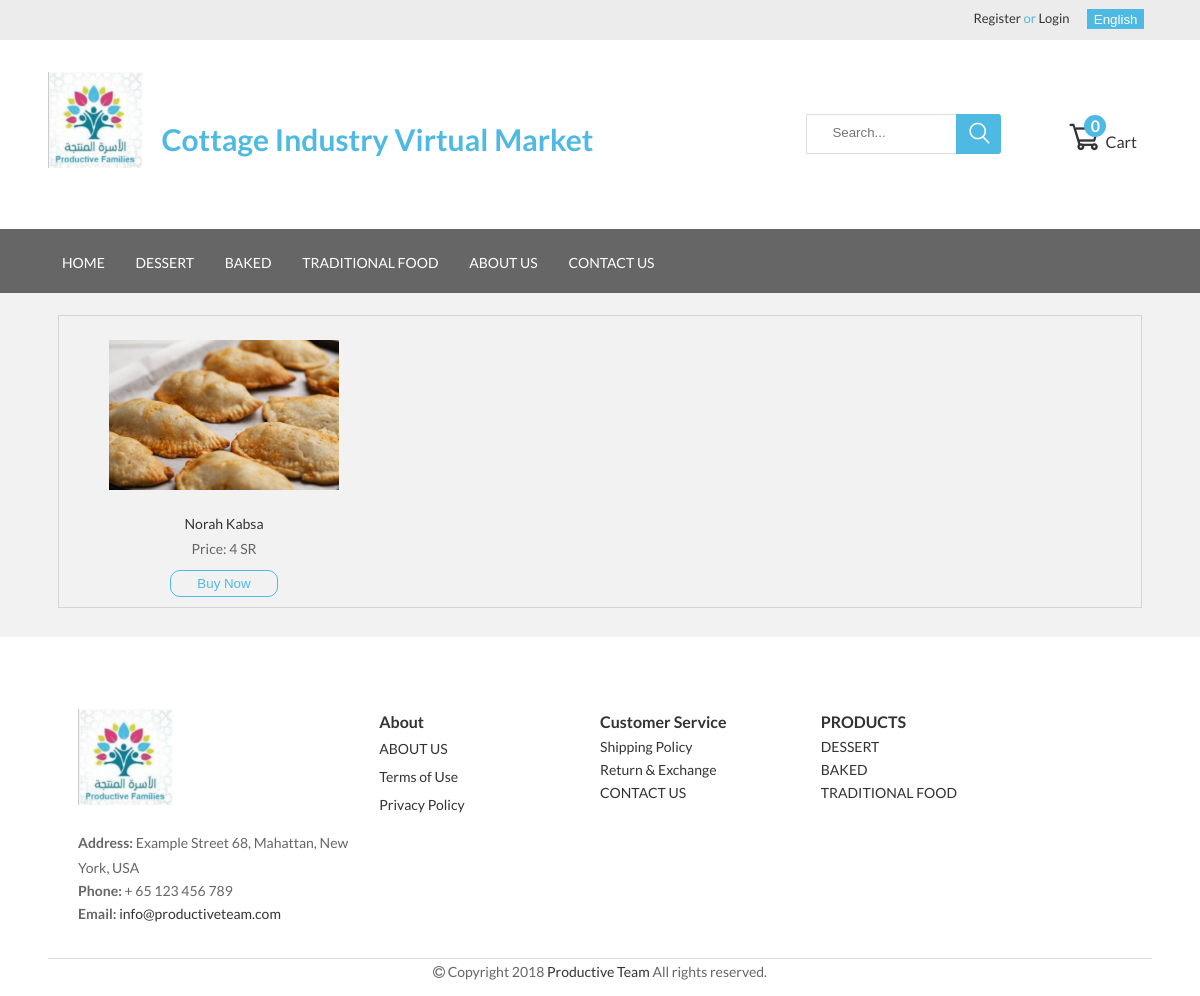
The page /desserts.php on the database its author committed.
### tables this page shows
CREATE TABLE `products` (
  `id` int(11) NOT NULL,
  `name` varchar(50) DEFAULT NULL,
  `name_ar` varchar(50) NOT NULL,
  `description` varchar(500) DEFAULT NULL,
  `description_ar` varchar(500) NOT NULL,
  `price` int(11) DEFAULT NULL,
  `image` varchar(50) DEFAULT NULL,
  `date_added` datetime NOT NULL,
  `stock_id` int(11) DEFAULT NULL,
  `product_type_id` int(11) DEFAULT NULL,
  `added_by` int(11) NOT NULL
);

### desserts.php (the view, shortened to what this page needs)
<?php include 'includes/config.php';
include 'header.php';
$queryDesert = "select * from products where product_type_id=3";
$resultDesert = mysqli_query($con, $queryDesert);
?>
<head>
</head>
<body>
    <div class="container">
        <div class="sections">
            <div class="secBx">
            <?php
            if(mysqli_num_rows($resultDesert) > 0) {
                while ($rowDesert = $resultDesert->fetch_array()) {
            ?>
            <div class="secItm">
                <div class="product-media">
                    <figure>
                        <a href='product_detail.php?prodId=<?php echo $rowDesert['id']; ?>'><img
                                src="assets/uploads/<?php echo $rowDesert['image']; ?>"
                                alt="feature" style="width:230px;height:150px">
                        </a>
                    </figure>
                </div>
                <center>
                <a href="product_detail.php?prodId=<?php echo $rowDesert['id']; ?>"
                   class="feature-slide-name"><?php echo $rowDesert['name']; ?></a><br>
                <div class="feature-slide-cost">
                    <span class="price"><?php echo $lang['price']; ?>: <?php echo $rowDesert['price']. ' ' . $lang['currency']; ?></span>
                </div>
                <div class="cartBtn">
                    <a href="product_detail.php?prodId=<?php echo $rowDesert['id']; ?>"><input type="button" value="<?php echo $lang['add_to_cart']; ?>"/></a>
                </div>
                </center>
            </div>
                <?php }
                }else{
                    echo '<br><br><h2 class="no_msg">'.$lang['no_product'].'</h2><br><br>';
                }
                ?>
            </div>
        </div>
    </div>
</body>
<?php include 'footer.php' ?>

### assets/css/style.css (style rules this page uses)
* { box-sizing: border-box; }
html { overflow-x: hidden; }
body { font-family: "Lato", sans-serif; font-size: 14px; line-height: 25px; color: #666666; width: 100%; margin: 0 auto; overflow-x: hidden; background-color: #f2f2f2; }
.container { padding: 12px; margin-left:3% !important; margin-right:3% !important; }
img { max-width: 100%; }
a { color: #333; -webkit-transition: all 0.3s ease-in-out 0s; -moz-transition: all 0.3s ease-in-out 0s; -ms-transition: all 0.3s ease-in-out 0s; -o-transition: all 0.3s ease-in-out 0s; transition: all 0.3s ease-in-out 0s; text-decoration: none; }

### desserts.php (style rules this page uses)
.sections { padding: 10px; }
.secBx { width:100%; border: 1px solid #d4d4d4; display: inline-block; }
.secItm { float: left; margin: 10px; }
.cartBtn input { width: 35%; background: rgba(3,2,1,0); border: 1px solid #4ebae3; border-radius: 10px; padding: 5px 10px; color: #4ebae3; margin-top: 3%; cursor: pointer; }

### rows shown on the page
products: image (picture), name "Norah Kabsa", price "4"

### other values the page prints
$lang['register'] "Register"
$lang['login'] "Login"
$lang['webname'] "Cottage Industry Virtual Market"
$lang['cart'] "Cart"
$total_quantity "0"
$lang['home'] "HOME"
$lang['dessert'] "DESSERT"
$lang['baked'] "BAKED"
$lang['tr_food'] "TRADITIONAL FOOD"
$lang['about_us'] "ABOUT US"
$lang['contact_us'] "CONTACT US"
$lang['address'] "Address"
$lang['phone'] "Phone"
$lang['email'] "Email"
$lang['about'] "About"
